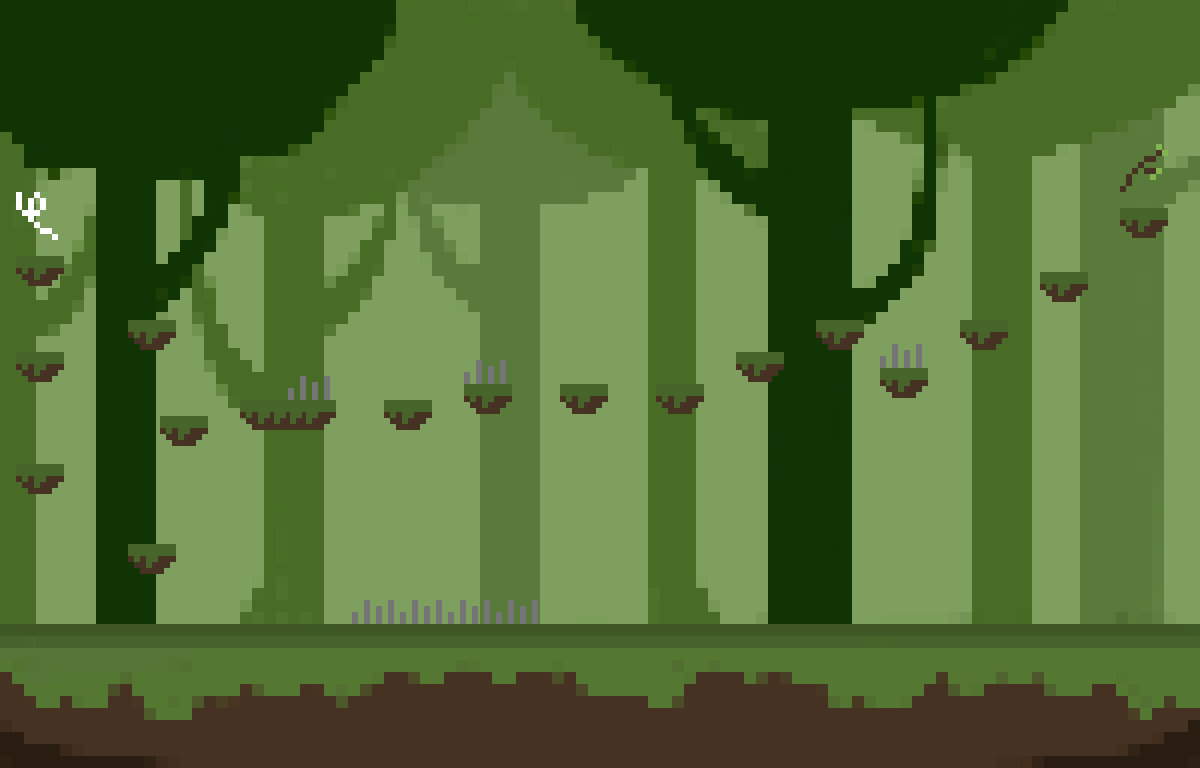

A level layout from a 2D game, rendered from its tile map. Below: a short description, then the map file with tile-grid data replaced by summaries:
An orthogonal 75x48 tile map with 16x16 px tiles, 5 tile layers (Fond, Plateforme, Piège, objet fil, ...), 5 tilesets.

<map version="1.9" tiledversion="1.9.2" orientation="orthogonal" renderorder="right-down" width="75" height="48" tilewidth="16" tileheight="16" infinite="0" nextlayerid="6" nextobjectid="1">
	<tileset firstgid="1" name="niveauForet_scaled_12x_pngcrushed" tilewidth="16" tileheight="16" tilecount="3600" columns="75">
		<image source="niveauForet_scaled_12x_pngcrushed.png" width="1200" height="768" />
	</tileset>
	<tileset firstgid="3601" name="tuiles_en_x6" tilewidth="8" tileheight="8" tilecount="3600" columns="75">
		<image source="tuiles_en_x6.png" width="600" height="384" />
	</tileset>
	<tileset firstgid="7201" name="tuiles_en_x6" tilewidth="16" tileheight="16" tilecount="888" columns="37">
		<image source="tuiles_en_x6.png" width="600" height="384" />
	</tileset>
	<tileset firstgid="8089" name="tuiles_en_x6" tilewidth="1" tileheight="1" tilecount="230400" columns="600">
		<image source="tuiles_en_x6.png" width="600" height="384" />
	</tileset>
	<tileset firstgid="238489" name="tuiles_en_x6" tilewidth="48" tileheight="48" tilecount="96" columns="12">
		<image source="tuiles_en_x6.png" width="600" height="384" />
	</tileset>
	<layer id="1" name="Fond" width="75" height="48">
		<data>[3600 cells, 3600 non-empty, 3600 distinct tile ids]</data>
	</layer>
	<layer id="2" name="Plateforme" width="75" height="48">
		<data>[3600 cells, 108 non-empty, 6 distinct tile ids]</data>
	</layer>
	<layer id="3" name="Piège" width="75" height="48">
		<data>[3600 cells, 42 non-empty, 6 distinct tile ids]</data>
	</layer>
	<layer id="4" name="objet fil" width="75" height="48">
		<data>[3600 cells, 1 non-empty, 1 distinct tile ids]</data>
	</layer>
	<layer id="5" name="objet baton" width="75" height="48">
		<data>[3600 cells, 404 non-empty, 2 distinct tile ids]</data>
	</layer>
</map>
